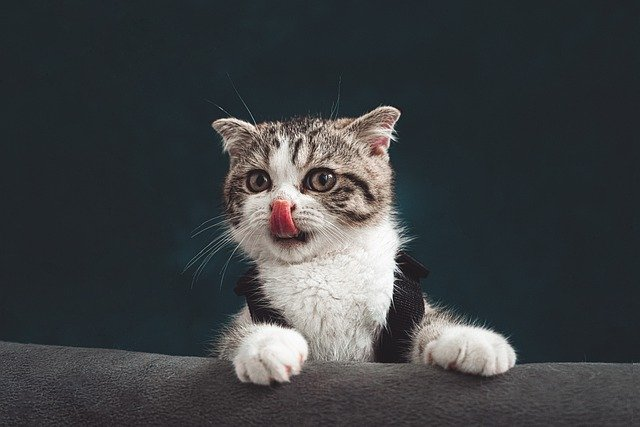
#> input picture project/cat.jpg, 640 x 427 px
$ jupyter execute '09. 회전.ipynb'
#> lines starting #> are read from the running program, lines starting #| are printed output that depends on the picture
[cell 1]
# 회전  90도

import cv2
img = cv2.imread('cat.jpg')
#> img is the input picture: shape (427, 640, 3); mean B, G, R 66.1, 64, 60.9

rotate_90 = cv2.rotate(img, cv2.ROTATE_90_CLOCKWISE) # 시계방향 90도 회전
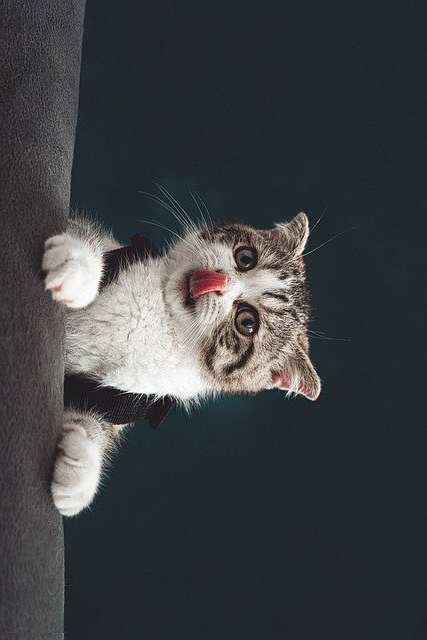
#> rotate_90: shape (640, 427, 3); mean B, G, R 66.1, 64, 60.9


cv2.imshow('img', img)
cv2.imshow('ritate', rotate_90)
cv2.waitKey(0)
cv2.destroyAllWindows()

[cell 2]
# 회전  180

import cv2
img = cv2.imread('cat.jpg')

rotate_180 = cv2.rotate(img, cv2.ROTATE_180) # 시계방향 90도 회전
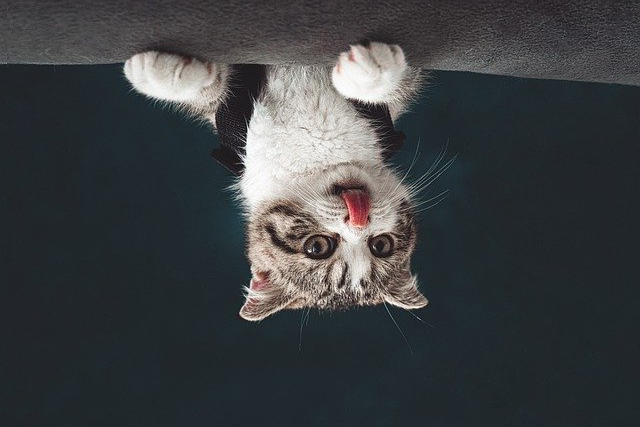
#> rotate_180: shape (427, 640, 3); mean B, G, R 66.1, 64, 60.9


cv2.imshow('img', img)
cv2.imshow('ritate', rotate_180)
cv2.waitKey(0)
cv2.destroyAllWindows()

[cell 3]
# 회전 270

import cv2
img = cv2.imread('cat.jpg')

rotate_270 = cv2.rotate(img, cv2.ROTATE_90_COUNTERCLOCKWISE) # 시계방향 90도 회전
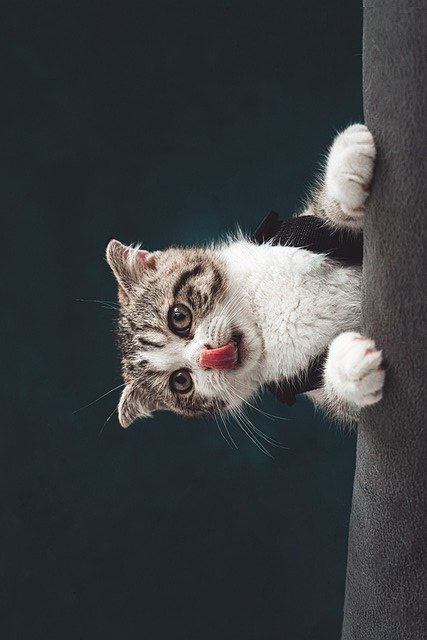
#> rotate_270: shape (640, 427, 3); mean B, G, R 66.1, 64, 60.9


cv2.imshow('img', img)
cv2.imshow('ritate', rotate_270)
cv2.waitKey(0)
cv2.destroyAllWindows()
